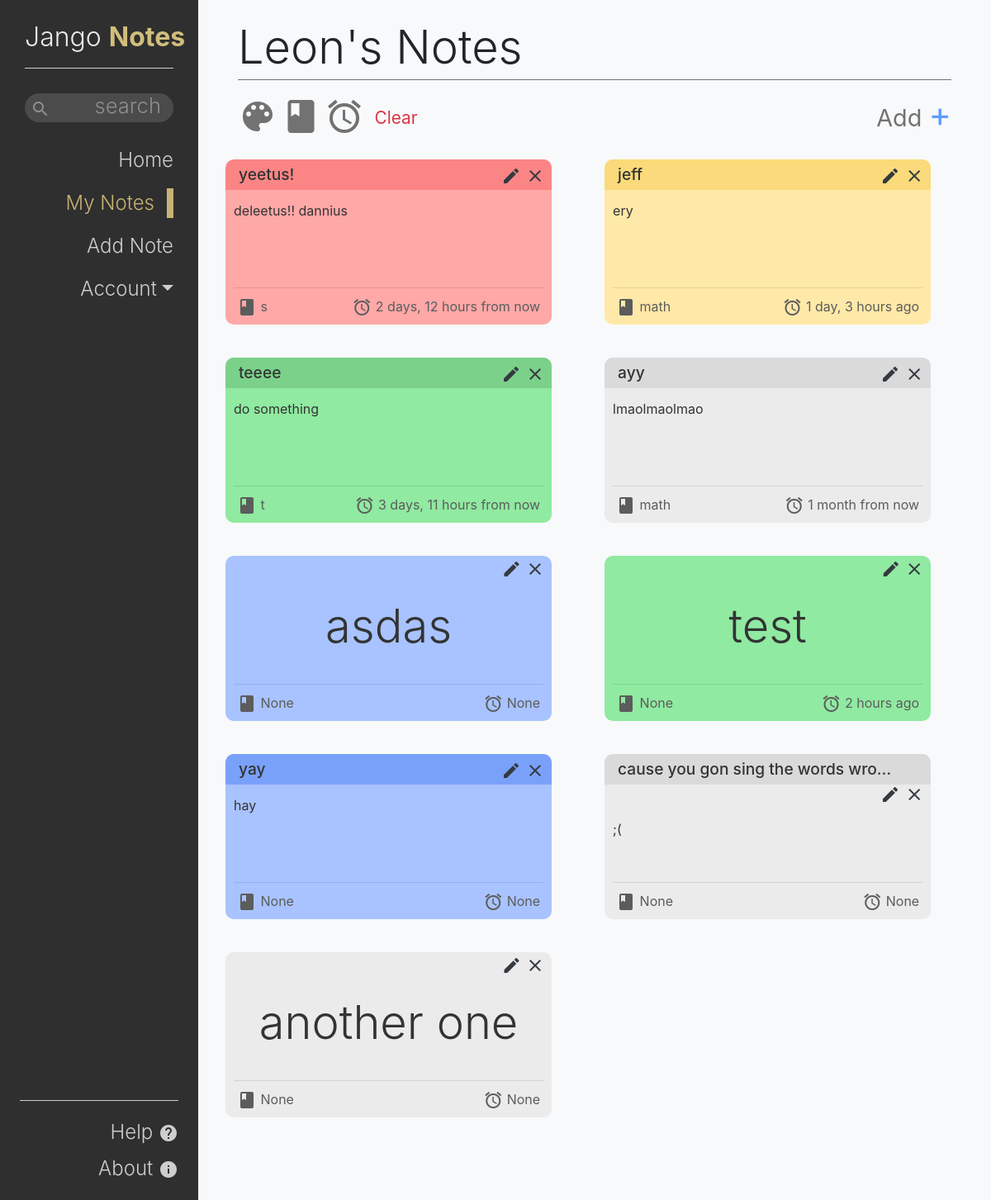
Before: /notes (signed in) with the older database file.
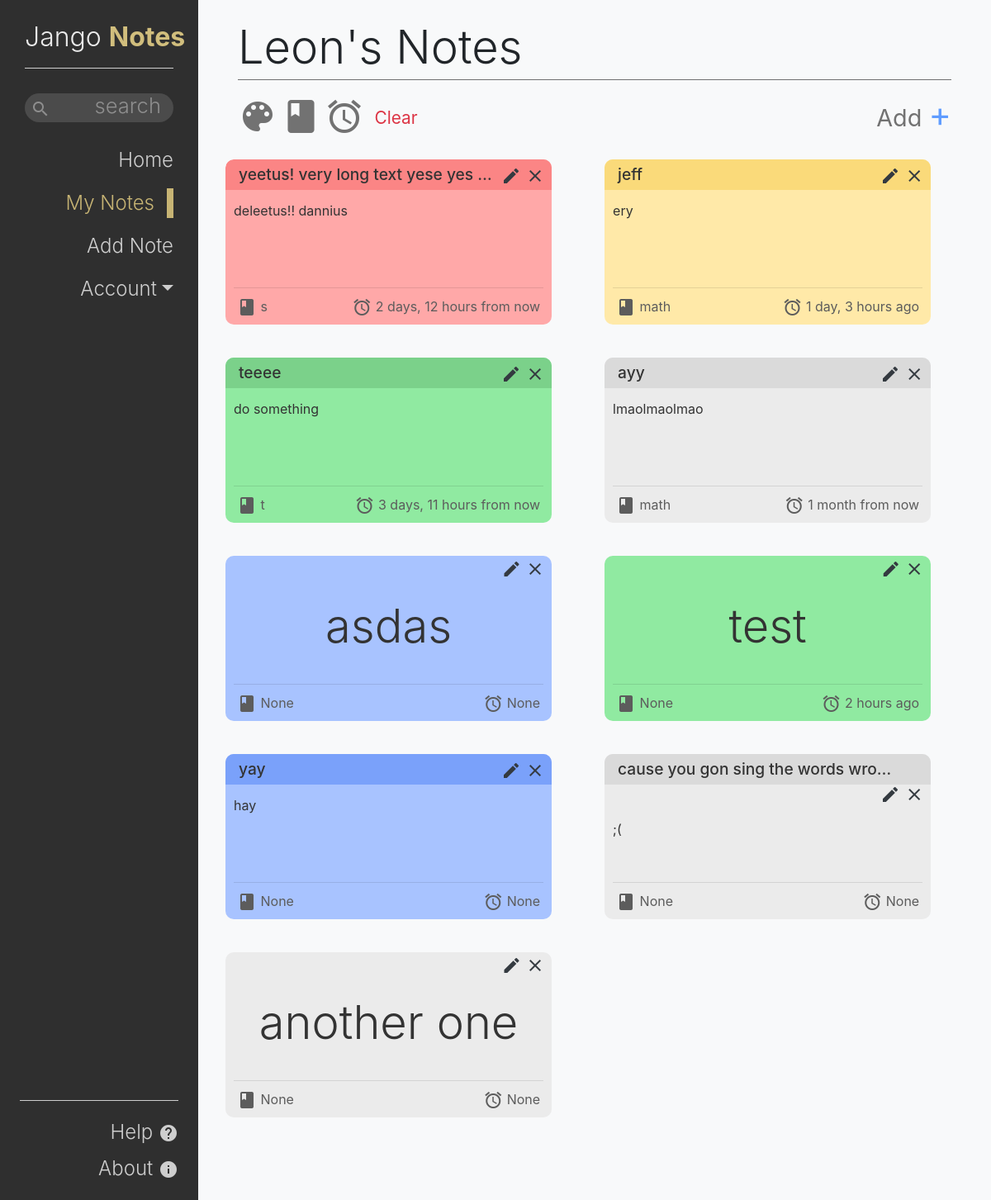
After: the same page with the newer database file.
### notesApp/models.py (models this page shows, shortened)
class Note(models.Model):   #define note model for database and api access
    colourChoices = (   #choice of colours
        ('blue', 'Blue'),
        ('red', 'Red'),
        ('green', 'Green'),
        ('yellow', 'Yellow'),
    )
    owner = models.ForeignKey(User, on_delete=models.CASCADE)   #owner primary key to assign notes too
    title = models.CharField(   #title of note
        max_length=50, help_text="Main description of your task")
    description = models.TextField(     #optional description
        blank=True, null=True, help_text="Any additional information")
    colour = models.CharField(blank=True, null=True,    #option colours from colourChoice
                              max_length=50, choices=colourChoices, help_text="Colour code the note")
    group = models.CharField(   #option group
        blank=True, null=True, max_length=50, help_text="Assign the note to a group")
    dateCreated = models.DateTimeField(     #date created set from servers current date
        auto_now_add=True, verbose_name='date created')
    dateDue = models.DateTimeField(     #option date due set by user
        blank=True, null=True, help_text="Set a reminder date", verbose_name='date due')
    class Meta: #custom ordering of notes
        ordering = ["dateCreated"]

### notesApp/views.py (the view)
# urls.py: path('notes', views.Notes, name='notes'),
@login_required #require user to login
def Notes(request): #on notes page visit
    search = request.GET.get('search', '')  #if user searched for a note, get all notes that contain the search
    sort = request.GET.get('sort', 'dateCreated')   #if user is sorting, return notes in the order of the sort
    noteList = Note.objects.filter(owner=request.user).filter(
        Q(title__contains=search) |
     Q(description__contains=search) |
     Q(group__contains=search) |
     Q(colour__contains=search)
     ).order_by(sort)   #order the notes
    return render(request, 'notesApp/notes.html', {'noteList': noteList})   #return the note info to the user

### templates/notesApp/notes.html (shortened to what this page needs)
{% extends "base.html" %} {% load humanize %} {% block content %}
<span class="display-4">{{ user.get_username|title }}'s Notes</span>
<hr style="border-top: 1px solid #707070; margin: 5px 0 20px 0">
<div class="sort-icons">
  <i id="colour" class="material-icons" style="font-size: 48px">
  </i>
  <i id="group" class="material-icons" style="font-size: 48px">
  </i>
  <i id="dateDue" class="material-icons" style="font-size: 48px">
  </i>
  <a class="text-danger pl-2" style="position: relative; top: -15px; font-size: 1.3rem" href="{% url 'notes' %}">Clear</a>
  <a style="font-size: 1.8rem;
        color: #727272;
        text-decoration: none;
        position: relative;
        top: -10px" class="float-right" href="{% url 'noteCreate' %}">Add
    <span style="color: #5F9CFF;
        font-size: 2.6rem;
        margin-bottom: 20px;">+</span>
  </a>
</div>
{% if noteList %}
<div class="row notelist pr-3">
{% for note in noteList %}
<div class="note col-12 col-lg-6 {{ note.colour }}">
  {% if note.description %}
  <div class="note-title pl-3 py-1">
    {{ note.title|truncatechars:33 }}
    <div class="float-right pt-1 pr-2">
      <a href="{% url 'editNote' note.id %}">
        <i class="edit material-icons text-dark">
        </i>
      </a>
      <a href="{% url 'deleteNote' note.id %}">
        <i class="delete material-icons text-dark">
        </i>
      </a>
    </div>
  </div>
  {% else %}
  <div class="float-right pt-1 pr-2">
      <a href="{% url 'editNote' note.id %}">
        <i class="edit material-icons text-dark">
        </i>
      </a>
      <a href="{% url 'deleteNote' note.id %}">
        <i class="delete material-icons text-dark">
        </i>
      </a>
    </div>
  {% endif %}
  <div class="note-body" style="width: 100%; overflow-x: auto; overflow-y: auto; height: 110px;">
    {% if note.description %}
      {{ note.description }}
    {% else %}
      <div class="text-center mt-2 display-4">{{ note.title }}</div>
    {% endif %}
  </div>
  <div style="position: absolute; top: 145px; width: 100%;" class="note-footer">
    <hr class="mt-0 mb-1">
    <span class="pl-1">
      <i class="material-icons" style="position: relative; top: 7px">
      </i> {{ note.group }}</span>
    <span class="float-right pr-1"><i class="material-icons" style="position: relative; top: 7px">
      </i> {{ note.dateDue|naturaltime }}</span>
  </div>
</div>
{% endfor %}
</div>
{% endif %} {% endblock %} {% block sidebar %}
<li class="nav-item">
  <a class="nav-link" href="{% url 'index' %}">Home</a>
</li>
<li class="nav-item active">
  <a class="nav-link" href="{% url 'notes' %}">My Notes</a>
</li>
<li class="nav-item">
  <a class="nav-link" href="{% url 'noteCreate' %}">Add Note</a>
</li>
{% endblock %}

Changed rows visible on the page:
changed Note "deleetus!! dannius": title "yeetus!" → "yeetus! very long text yese yes …"
